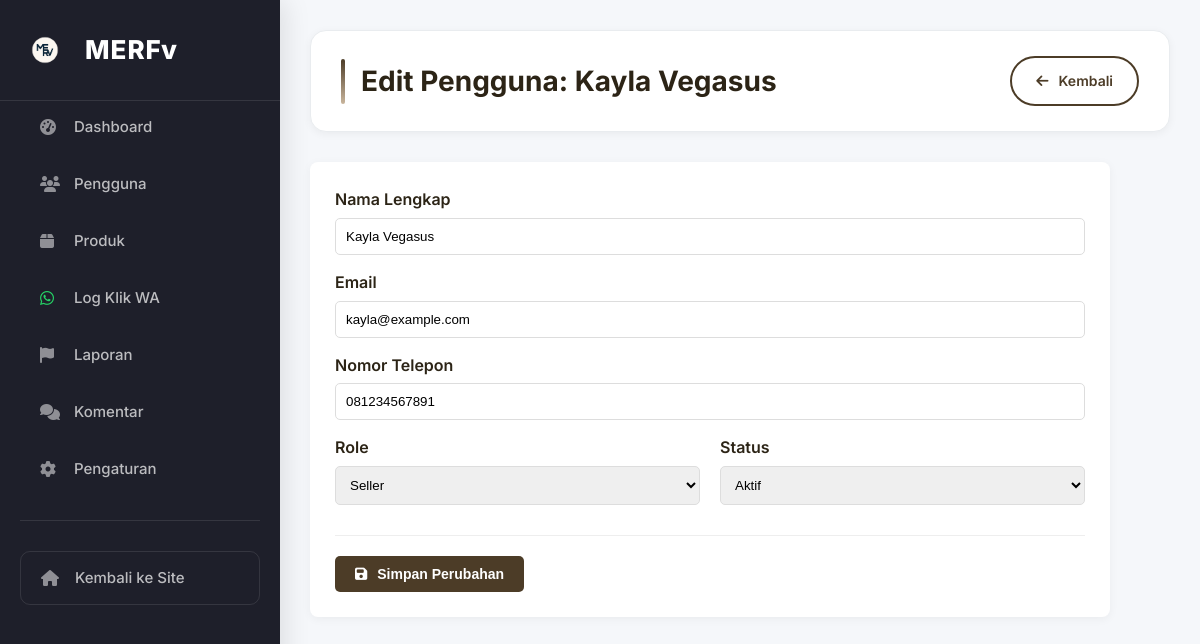
The page /admin/edit-user.php?id=2 (signed in) on the database its author committed.
### tables this page shows
CREATE TABLE `users` (
  `user_id` int(11) NOT NULL,
  `full_name` varchar(100) NOT NULL,
  `email` varchar(100) NOT NULL,
  `phone` varchar(15) DEFAULT NULL,
  `password` varchar(255) NOT NULL,
  `student_id` varchar(20) DEFAULT NULL,
  `university` varchar(100) DEFAULT NULL,
  `is_student` enum('yes','no') DEFAULT 'yes',
  `dob` date DEFAULT NULL,
  `gender` enum('Male','Female','Other') DEFAULT NULL,
  `address` text DEFAULT NULL,
  `dorm_address` text DEFAULT NULL,
  `profile_pic` varchar(255) DEFAULT 'default-profile.png',
  `bio` text DEFAULT NULL,
  `rating` decimal(3,2) DEFAULT 0.00,
  `total_sales` int(11) DEFAULT 0,
  `role` enum('customer','seller','admin') DEFAULT 'customer',
  `status` enum('active','inactive','banned') DEFAULT 'active',
  `created_at` timestamp NOT NULL DEFAULT current_timestamp(),
  `last_login` timestamp NULL DEFAULT NULL
);

### admin/edit-user.php (the view, shortened to what this page needs)
<?php
require_once '../config.php';
$user_id = $_GET['id'] ?? 0;
$stmt = $pdo->prepare("SELECT * FROM users WHERE user_id = ?");
$stmt->execute([$user_id]);
$user = $stmt->fetch();
include 'admin-header.php';
?>
<div class="admin-header">
    <h1>Edit Pengguna: <?php echo htmlspecialchars($user['full_name']); ?></h1>
    <div class="admin-actions">
        <a href="users.php" class="btn btn-outline">
            <i class="fas fa-arrow-left"></i> Kembali
        </a>
    </div>
</div>
<div class="admin-form" style="max-width: 800px; background: #fff; padding: 25px; border-radius: 8px; box-shadow: 0 2px 10px rgba(0,0,0,0.05);">
    <form method="POST">
        <div class="form-group" style="margin-bottom: 15px;">
            <label style="display: block; margin-bottom: 5px; font-weight: 600;">Nama Lengkap</label>
            <input type="text" name="full_name" value="<?php echo htmlspecialchars($user['full_name']); ?>" class="form-control" style="width: 100%; padding: 10px; border: 1px solid #ddd; border-radius: 5px;" required>
        </div>
        <div class="form-group" style="margin-bottom: 15px;">
            <label style="display: block; margin-bottom: 5px; font-weight: 600;">Email</label>
            <input type="email" name="email" value="<?php echo htmlspecialchars($user['email']); ?>" class="form-control" style="width: 100%; padding: 10px; border: 1px solid #ddd; border-radius: 5px;" required>
        </div>
        <div class="form-group" style="margin-bottom: 15px;">
            <label style="display: block; margin-bottom: 5px; font-weight: 600;">Nomor Telepon</label>
            <input type="text" name="phone" value="<?php echo htmlspecialchars($user['phone']); ?>" class="form-control" style="width: 100%; padding: 10px; border: 1px solid #ddd; border-radius: 5px;">
        </div>
        <div class="form-row" style="display: flex; gap: 20px; margin-bottom: 20px;">
            <div class="form-group" style="flex: 1;">
                <label style="display: block; margin-bottom: 5px; font-weight: 600;">Role</label>
                <select name="role" class="form-control" style="width: 100%; padding: 10px; border: 1px solid #ddd; border-radius: 5px;">
                    <option value="seller" <?php echo $user['role'] == 'seller' ? 'selected' : ''; ?>>Seller</option>
                </select>
            </div>
            <div class="form-group" style="flex: 1;">
                <label style="display: block; margin-bottom: 5px; font-weight: 600;">Status</label>
                <select name="status" class="form-control" style="width: 100%; padding: 10px; border: 1px solid #ddd; border-radius: 5px;">
                    <option value="active" <?php echo $user['status'] == 'active' ? 'selected' : ''; ?>>Aktif</option>
                </select>
            </div>
        </div>
        <div style="margin-top: 30px; border-top: 1px solid #eee; padding-top: 20px;">
            <button type="submit" class="btn btn-primary" style="background: #4C3C27; color: white; padding: 10px 20px; border: none; border-radius: 5px; cursor: pointer;">
                <i class="fas fa-save"></i> Simpan Perubahan
            </button>
        </div>
    </form>
</div>
<?php
include 'admin-footer.php';
?>

### assets/css/style.css (style rules this page uses)
:root { --primary: #4C3C27; --secondary: #C9B59C; --accent: #300C0C; --bg-light: #FFFEFC; --bg-card: #FFFFFF; --bg-hover: #F5F3EE; --text-dark: #2C2416; --text-light: #6D6D6D; --text-muted: #8E8E8E; --border: #E8E3D9; --border-light: #F0EDE5; --success: #28A745; --warning: #FFC107; --danger: #DC3545; --info: #17A2B8; --shadow-sm: 0 2px 8px rgba(76,60,39,0.08); --shadow-md: 0 4px 16px rgba(76,60,39,0.12); --shadow-lg: 0 8px 24px rgba(76,60,39,0.15); --radius-sm: 8px; --radius-md: 12px; --radius-lg: 20px; --radius-xl: 30px; --radius-full: 50%; --transition: 0.3s ease; --header-z: 9999; --dropdown-z: 10000; --mobile-z: 10001; --content-z: 1; }
* { margin: 0; padding: 0; box-sizing: border-box; }
html, body { width: 100%; max-width: 100%; overflow-x: hidden; font-family: 'Poppins', sans-serif; background: var(--bg-light); color: var(--text-dark); line-height: 1.6; }
a { text-decoration: none; color: inherit; transition: var(--transition); }
.btn { display: inline-flex; align-items: center; justify-content: center; gap: 8px; padding: 12px 24px; border-radius: 25px; font-weight: 600; font-size: 14px; cursor: pointer; transition: var(--transition); border: none; }
.btn-primary { background: var(--primary); color: white; }

### assets/css/admin.css (style rules this page uses)
:root { --admin-bg: #F5F7FA; --admin-sidebar: #1E1F2A; --admin-sidebar-hover: #2C2E3A; --admin-card: #FFFFFF; --admin-header: #FFFFFF; --admin-primary: #4C3C27; --admin-secondary: #C9B59C; --admin-accent: #300C0C; --admin-success: #28A745; --admin-warning: #FFC107; --admin-danger: #DC3545; --admin-info: #17A2B8; --admin-light: #F8F9FA; --admin-dark: #343A40; --admin-border: #E9ECEF; --admin-text: #2C2416; --admin-text-light: #6D6D6D; --admin-text-muted: #8E8E8E; --admin-shadow-sm: 0 2px 8px rgba(0,0,0,0.05); --admin-shadow-md: 0 4px 16px rgba(0,0,0,0.08); --admin-shadow-lg: 0 8px 24px rgba(0,0,0,0.12); --admin-shadow-xl: 0 20px 40px rgba(0,0,0,0.15); --admin-radius-sm: 6px; --admin-radius-md: 10px; --admin-radius-lg: 16px; --admin-radius-xl: 24px; --admin-transition: all 0.3s cubic-bezier(0.4, 0, 0.2, 1); }
* { margin: 0; padding: 0; box-sizing: border-box; }
body { font-family: 'Inter', -apple-system, BlinkMacSystemFont, 'Segoe UI', Roboto, 'Poppins', sans-serif; background: var(--admin-bg); color: var(--admin-text); line-height: 1.6; }
.admin-header { background: white; padding: 25px 30px; border-radius: var(--admin-radius-lg); margin-bottom: 30px; display: flex; justify-content: space-between; align-items: center; box-shadow: var(--admin-shadow-sm); border: 1px solid var(--admin-border); }
.admin-header h1 { font-size: 28px; font-weight: 700; color: var(--admin-text); position: relative; padding-left: 20px; }
.admin-header h1::before { content: ''; position: absolute; left: 0; top: 0; bottom: 0; width: 4px; background: linear-gradient(to bottom, #4C3C27, #C9B59C); border-radius: 2px; }
.admin-actions { display: flex; align-items: center; gap: 20px; }
.btn { display: inline-flex; align-items: center; justify-content: center; gap: 10px; padding: 12px 24px; border-radius: 40px; font-size: 14px; font-weight: 600; text-decoration: none; transition: var(--admin-transition); border: none; cursor: pointer; }
.btn-primary { background: #4C3C27; color: white; }
.btn-outline { background: transparent; border: 2px solid #4C3C27; color: #4C3C27; }

### rows shown on the page
users: full_name "Kayla Vegasus", email "kayla@example.com", phone "081234567891", role "Seller", status "Aktif"
